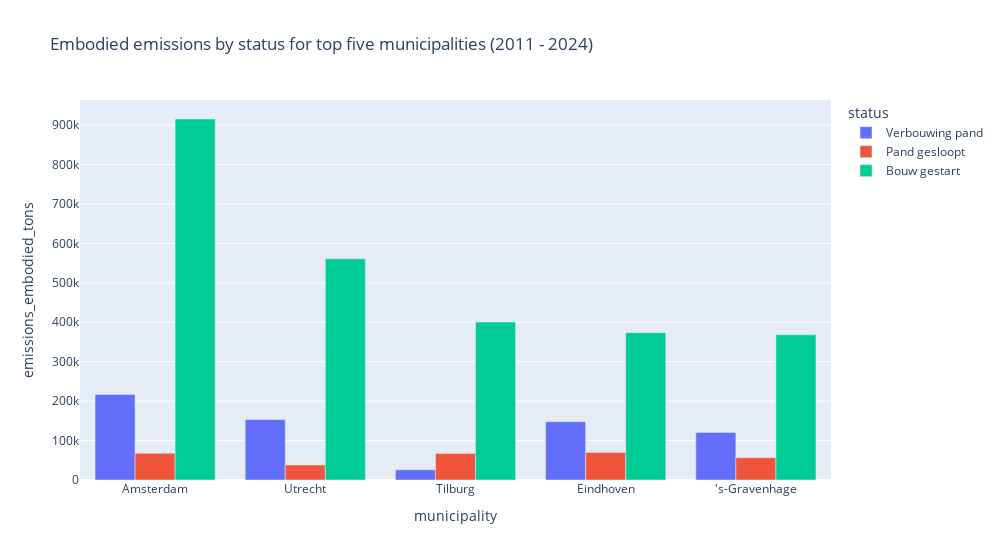

Here is the notebook cell this chart was saved with:
### Code cell
# by status
query = f'''
SELECT municipality, status, SUM(sqm) AS sqm, SUM(emissions_embodied_tons) AS emissions_embodied_tons
FROM emissions_embodied_housing_nl
WHERE 
    municipality IN ('Amsterdam', 'Utrecht', 'Tilburg', 'Eindhoven', \'\'\'s-Gravenhage')
    AND year >= 2011 AND year < 2024
GROUP BY municipality, status
'''
df = pd.read_sql_query(query, engine)

municipality_order = ['Amsterdam', 'Utrecht', 'Tilburg', 'Eindhoven', "'s-Gravenhage"]
status_order = ['Verbouwing pand', 'Pand gesloopt', 'Bouw gestart']
fig = px.bar(df, x='municipality', y='emissions_embodied_tons', color='status', barmode='group', 
             title='Embodied emissions by status for top five municipalities (2011 - 2024)', 
             category_orders={'municipality': municipality_order, 'status': status_order})
fig.update_layout(width=1000)
fig.show()

### Figure 1 — Plotly figure (JSON) as saved in the notebook; plotly's stock layout.template omitted (floating-point values rounded to 4 significant figures)
{"data": [{"alignmentgroup": "True", "hovertemplate": "status=Verbouwing pand<br>municipality=%{x}<br>emissions_embodied_tons=%{y}<extra></extra>", "legendgroup": "Verbouwing pand", "marker": {"color": "#636efa", "pattern": {"shape": ""}}, "name": "Verbouwing pand", "offsetgroup": "Verbouwing pand", "orientation": "v", "showlegend": true, "textposition": "auto", "type": "bar", "x": ["'s-Gravenhage", "Amsterdam", "Eindhoven", "Tilburg", "Utrecht"], "xaxis": "x", "y": [120700.0, 217000.0, 147800.0, 26110.0, 153400.0], "yaxis": "y"}, {"alignmentgroup": "True", "hovertemplate": "status=Pand gesloopt<br>municipality=%{x}<br>emissions_embodied_tons=%{y}<extra></extra>", "legendgroup": "Pand gesloopt", "marker": {"color": "#EF553B", "pattern": {"shape": ""}}, "name": "Pand gesloopt", "offsetgroup": "Pand gesloopt", "orientation": "v", "showlegend": true, "textposition": "auto", "type": "bar", "x": ["'s-Gravenhage", "Amsterdam", "Eindhoven", "Tilburg", "Utrecht"], "xaxis": "x", "y": [56610.0, 67760.0, 69910.0, 67470.0, 38000.0], "yaxis": "y"}, {"alignmentgroup": "True", "hovertemplate": "status=Bouw gestart<br>municipality=%{x}<br>emissions_embodied_tons=%{y}<extra></extra>", "legendgroup": "Bouw gestart", "marker": {"color": "#00cc96", "pattern": {"shape": ""}}, "name": "Bouw gestart", "offsetgroup": "Bouw gestart", "orientation": "v", "showlegend": true, "textposition": "auto", "type": "bar", "x": ["'s-Gravenhage", "Amsterdam", "Eindhoven", "Tilburg", "Utrecht"], "xaxis": "x", "y": [368400.0, 915600.0, 373700.0, 400500.0, 560800.0], "yaxis": "y"}], "layout": {"barmode": "group", "legend": {"title": {"text": "status"}, "tracegroupgap": 0}, "title": {"text": "Embodied emissions by status for top five municipalities (2011 - 2024)"}, "width": 1000, "xaxis": {"anchor": "y", "categoryarray": ["Amsterdam", "Utrecht", "Tilburg", "Eindhoven", "'s-Gravenhage"], "categoryorder": "array", "domain": [0, 1], "title": {"text": "municipality"}}, "yaxis": {"anchor": "x", "domain": [0, 1], "title": {"text": "emissions_embodied_tons"}}}}
